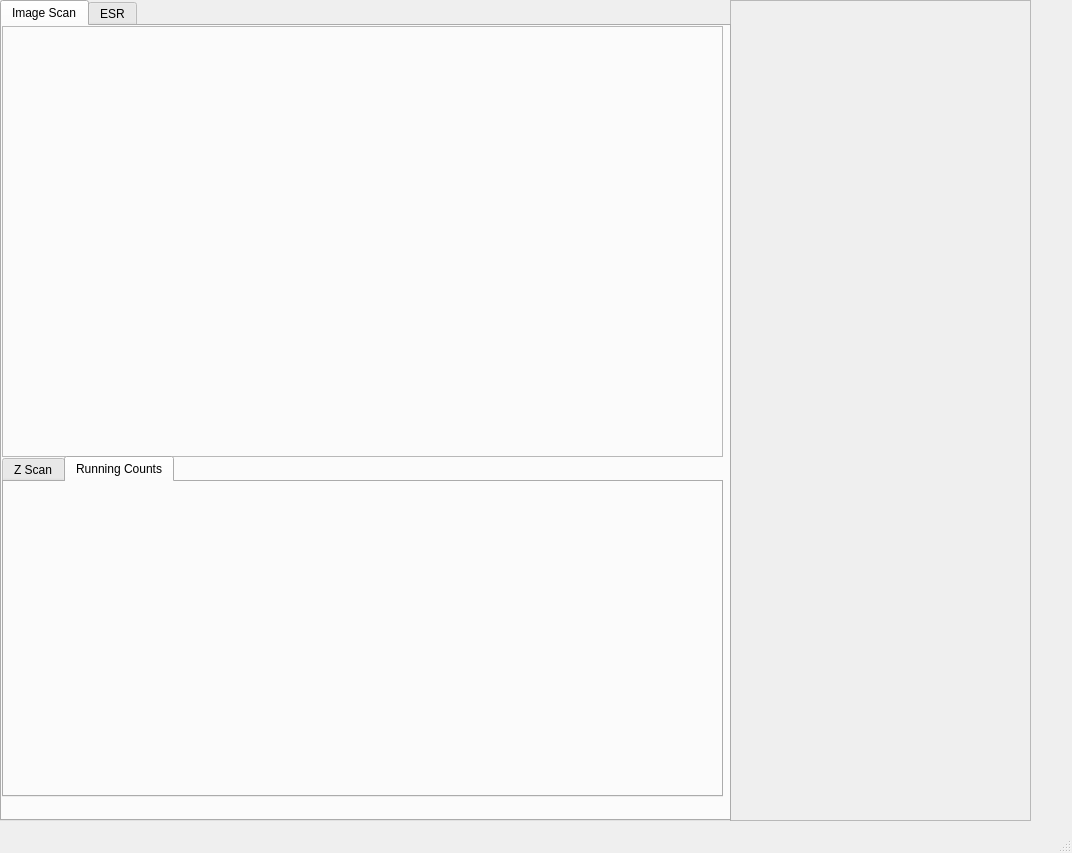
<?xml version="1.0" encoding="UTF-8"?>
<ui version="4.0">
 <class>MainWindow</class>
 <widget class="QMainWindow" name="MainWindow">
  <property name="geometry">
   <rect>
    <x>0</x>
    <y>0</y>
    <width>1072</width>
    <height>853</height>
   </rect>
  </property>
  <property name="windowTitle">
   <string>MainWindow</string>
  </property>
  <widget class="QWidget" name="centralwidget">
   <widget class="QFrame" name="side_bar_frame">
    <property name="geometry">
     <rect>
      <x>730</x>
      <y>0</y>
      <width>301</width>
      <height>821</height>
     </rect>
    </property>
    <property name="frameShape">
     <enum>QFrame::StyledPanel</enum>
    </property>
    <property name="frameShadow">
     <enum>QFrame::Raised</enum>
    </property>
   </widget>
   <widget class="QTabWidget" name="main_tabs">
    <property name="geometry">
     <rect>
      <x>0</x>
      <y>0</y>
      <width>731</width>
      <height>821</height>
     </rect>
    </property>
    <property name="currentIndex">
     <number>0</number>
    </property>
    <widget class="QWidget" name="tab">
     <attribute name="title">
      <string>Image Scan</string>
     </attribute>
     <widget class="QFrame" name="image_scan_widget_frame">
      <property name="geometry">
       <rect>
        <x>0</x>
        <y>0</y>
        <width>721</width>
        <height>431</height>
       </rect>
      </property>
      <property name="frameShape">
       <enum>QFrame::StyledPanel</enum>
      </property>
      <property name="frameShadow">
       <enum>QFrame::Raised</enum>
      </property>
     </widget>
     <widget class="QTabWidget" name="debug_graphs_tabs">
      <property name="geometry">
       <rect>
        <x>0</x>
        <y>430</y>
        <width>721</width>
        <height>341</height>
       </rect>
      </property>
      <property name="currentIndex">
       <number>1</number>
      </property>
      <widget class="QWidget" name="z_scan_tab">
       <attribute name="title">
        <string>Z Scan</string>
       </attribute>
      </widget>
      <widget class="QWidget" name="running_counts_tab">
       <attribute name="title">
        <string>Running Counts</string>
       </attribute>
      </widget>
     </widget>
    </widget>
    <widget class="QWidget" name="tab_2">
     <attribute name="title">
      <string>ESR</string>
     </attribute>
    </widget>
   </widget>
  </widget>
  <widget class="QMenuBar" name="menubar">
   <property name="geometry">
    <rect>
     <x>0</x>
     <y>0</y>
     <width>1072</width>
     <height>21</height>
    </rect>
   </property>
  </widget>
  <widget class="QStatusBar" name="statusbar"/>
 </widget>
 <resources/>
 <connections/>
</ui>
